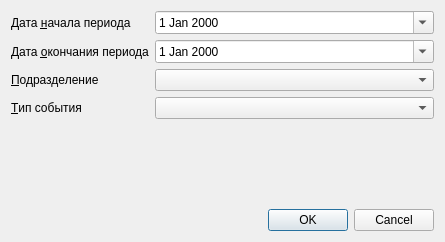
<?xml version="1.0" encoding="UTF-8"?>
<ui version="4.0">
 <class>ReportF027VerificationSetupDialog</class>
 <widget class="QDialog" name="ReportF027VerificationSetupDialog">
  <property name="geometry">
   <rect>
    <x>0</x>
    <y>0</y>
    <width>445</width>
    <height>242</height>
   </rect>
  </property>
  <property name="windowTitle">
   <string>Dialog</string>
  </property>
  <layout class="QGridLayout" name="gridLayout">
   <item row="0" column="0">
    <widget class="QLabel" name="lblBegDate">
     <property name="text">
      <string>Дата &amp;начала периода</string>
     </property>
     <property name="buddy">
      <cstring>edtBegDate</cstring>
     </property>
    </widget>
   </item>
   <item row="0" column="1">
    <widget class="CDateEdit" name="edtBegDate">
     <property name="calendarPopup">
      <bool>true</bool>
     </property>
    </widget>
   </item>
   <item row="1" column="0">
    <widget class="QLabel" name="lblEndDate">
     <property name="text">
      <string>Дата &amp;окончания периода</string>
     </property>
     <property name="buddy">
      <cstring>edtEndDate</cstring>
     </property>
    </widget>
   </item>
   <item row="1" column="1">
    <widget class="CDateEdit" name="edtEndDate">
     <property name="calendarPopup">
      <bool>true</bool>
     </property>
    </widget>
   </item>
   <item row="2" column="0">
    <widget class="QLabel" name="lblOrgStructure">
     <property name="text">
      <string>&amp;Подразделение</string>
     </property>
     <property name="buddy">
      <cstring>cmbOrgStructure</cstring>
     </property>
    </widget>
   </item>
   <item row="2" column="1">
    <widget class="COrgStructureComboBox" name="cmbOrgStructure"/>
   </item>
   <item row="3" column="0">
    <widget class="QLabel" name="lblEventType">
     <property name="sizePolicy">
      <sizepolicy hsizetype="Minimum" vsizetype="Preferred">
       <horstretch>0</horstretch>
       <verstretch>0</verstretch>
      </sizepolicy>
     </property>
     <property name="text">
      <string>&amp;Тип события</string>
     </property>
     <property name="buddy">
      <cstring>cmbEventType</cstring>
     </property>
    </widget>
   </item>
   <item row="3" column="1">
    <widget class="CRBComboBox" name="cmbEventType">
     <property name="sizePolicy">
      <sizepolicy hsizetype="Expanding" vsizetype="Fixed">
       <horstretch>0</horstretch>
       <verstretch>0</verstretch>
      </sizepolicy>
     </property>
    </widget>
   </item>
   <item row="4" column="1">
    <spacer name="verticalSpacer">
     <property name="orientation">
      <enum>Qt::Vertical</enum>
     </property>
     <property name="sizeHint" stdset="0">
      <size>
       <width>20</width>
       <height>40</height>
      </size>
     </property>
    </spacer>
   </item>
   <item row="5" column="0" colspan="2">
    <widget class="QDialogButtonBox" name="buttonBox">
     <property name="orientation">
      <enum>Qt::Horizontal</enum>
     </property>
     <property name="standardButtons">
      <set>QDialogButtonBox::Cancel|QDialogButtonBox::Ok</set>
     </property>
    </widget>
   </item>
  </layout>
 </widget>
 <customwidgets>
  <customwidget>
   <class>CRBComboBox</class>
   <extends>QComboBox</extends>
   <header>library/crbcombobox.h</header>
  </customwidget>
  <customwidget>
   <class>CDateEdit</class>
   <extends>QDateEdit</extends>
   <header>library/DateEdit.h</header>
  </customwidget>
  <customwidget>
   <class>COrgStructureComboBox</class>
   <extends>QComboBox</extends>
   <header>Orgs/OrgStructComboBoxes</header>
  </customwidget>
 </customwidgets>
 <resources/>
 <connections>
  <connection>
   <sender>buttonBox</sender>
   <signal>accepted()</signal>
   <receiver>ReportF027VerificationSetupDialog</receiver>
   <slot>accept()</slot>
   <hints>
    <hint type="sourcelabel">
     <x>248</x>
     <y>254</y>
    </hint>
    <hint type="destinationlabel">
     <x>157</x>
     <y>274</y>
    </hint>
   </hints>
  </connection>
  <connection>
   <sender>buttonBox</sender>
   <signal>rejected()</signal>
   <receiver>ReportF027VerificationSetupDialog</receiver>
   <slot>reject()</slot>
   <hints>
    <hint type="sourcelabel">
     <x>316</x>
     <y>260</y>
    </hint>
    <hint type="destinationlabel">
     <x>286</x>
     <y>274</y>
    </hint>
   </hints>
  </connection>
 </connections>
</ui>
